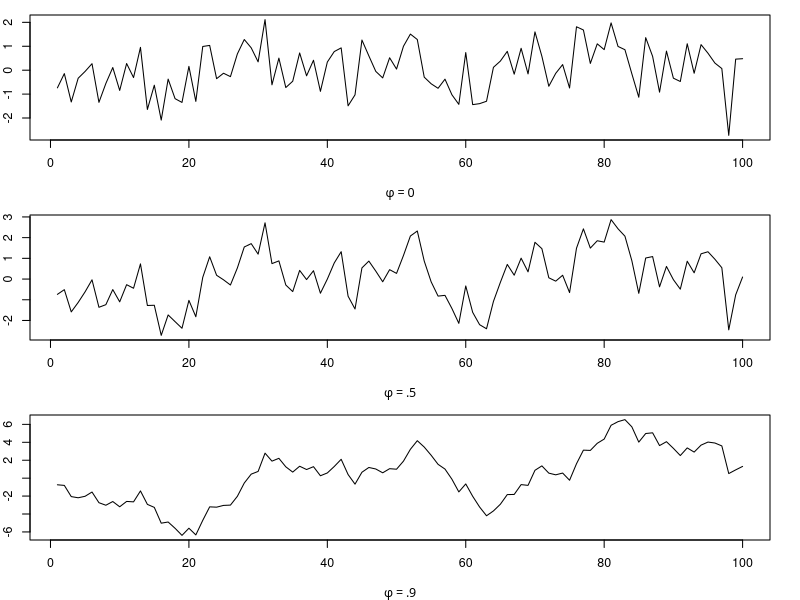

This figure's R source:
specifications <- list(
    list( label="f = 0", MA=vector(mode="numeric"), AR=vector(mode="numeric") ),
    list( label="f = .5", MA=vector(mode="numeric"), AR=c(.5) ),
    list( label="f = .9", MA=vector(mode="numeric"), AR=c(.9) )
  )
T <- 100
epsilon <- rnorm(T,0,1)


simulate.forward <- function( specification, epsilon )
{
  T <- length(epsilon)
  AR <- specification$AR
  MA <- specification$MA
  presample <- rep(0,max(length(AR),length(MA)))
  epsilon <- c(presample, epsilon)
  Y <- vector(mode="numeric", length=T+length(presample))
  Y[1:length(presample)] <- 0

  for ( i in (length(presample)+1):(T + length(presample)) )
  
    Y[i] <- epsilon[[i]] +
    
        ifelse(length(AR) > 0, t(AR) %*% Y[ (i-1):(i-length(AR))],0) +
        
        ifelse(length(MA) > 0, t(MA) %*% epsilon[(i-1):(i-length(MA))],0)

  Y[(length(presample)+1):(T+length(presample))]
}

for ( i in 1:length(specifications) )
  specifications[[i]]$Y <- simulate.forward( specifications[[i]], epsilon )



par( mfrow=c(3,1) )
for ( i in 1:length(specifications) )
{
  specification <- specifications[[i]]
  par( mar=c(4,2,1,2), cex=.75)
  plot( 1:T, specification$Y, type = "l", xlab=specification$label, ylab="", font.lab=5)
}


for ( specification in specifications )
{
  AR <- specification$AR
  MA <- specification$MA
  shift <- max(length(AR),length(MA))
  Y <- arima.sim(
         model=list(order=c(length(AR),0,length(MA)), ar=AR,ma=MA),
         n=T, innov=epsilon[1:T],
         n.start=max(shift,1), start.innov=rep(0,max(shift,1)) )
  print(specification$Y[1:10])
  print(Y[1:10])
}


